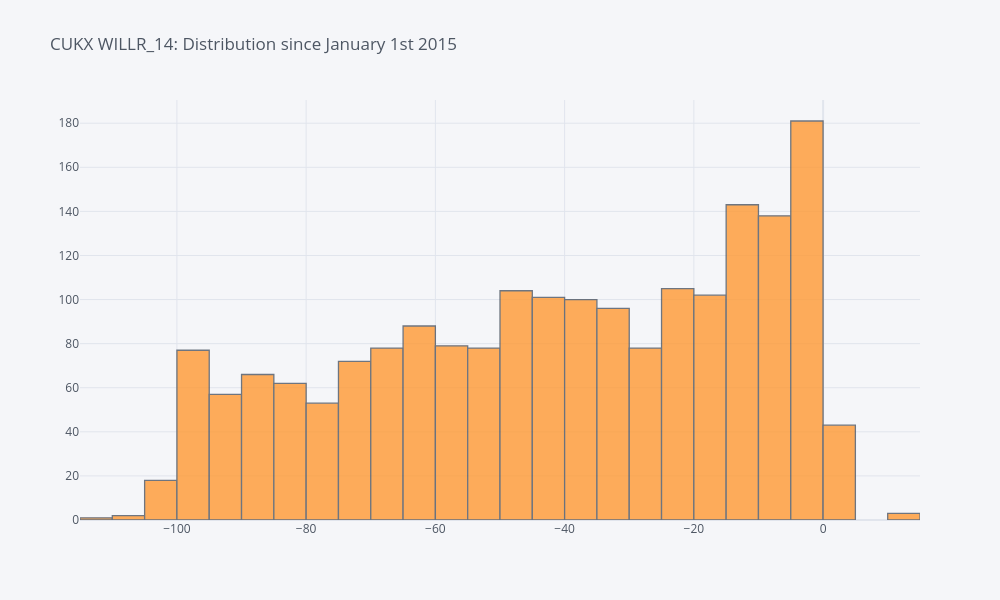

Write notebook code for a chart like this one.
### Code cell
X3['WILLR_14'].iplot(kind='histogram', title='CUKX WILLR_14: Distribution since January 1st 2015')

### Figure 1 — Plotly figure (JSON) as saved in the notebook; plotly's stock layout.template omitted (floating-point values rounded to 4 significant figures; data arrays with more than 128 entries replaced by an {"elided": "..."} marker saying what was removed)
{"data": [{"histfunc": "count", "histnorm": "", "marker": {"color": "rgba(255, 153, 51, 1.0)", "line": {"color": "#4D5663", "width": 1.3}}, "name": "WILLR_14", "opacity": 0.8, "orientation": "v", "type": "histogram", "x": {"elided": "1925 float values"}}], "layout": {"barmode": "overlay", "height": 600, "legend": {"bgcolor": "#F5F6F9", "font": {"color": "#4D5663"}}, "paper_bgcolor": "#F5F6F9", "plot_bgcolor": "#F5F6F9", "title": {"font": {"color": "#4D5663"}, "text": "CUKX WILLR_14: Distribution since January 1st 2015"}, "width": 1000, "xaxis": {"gridcolor": "#E1E5ED", "showgrid": true, "tickfont": {"color": "#4D5663"}, "title": {"font": {"color": "#4D5663"}, "text": ""}, "zerolinecolor": "#E1E5ED"}, "yaxis": {"gridcolor": "#E1E5ED", "showgrid": true, "tickfont": {"color": "#4D5663"}, "title": {"font": {"color": "#4D5663"}, "text": ""}, "zerolinecolor": "#E1E5ED"}}}
